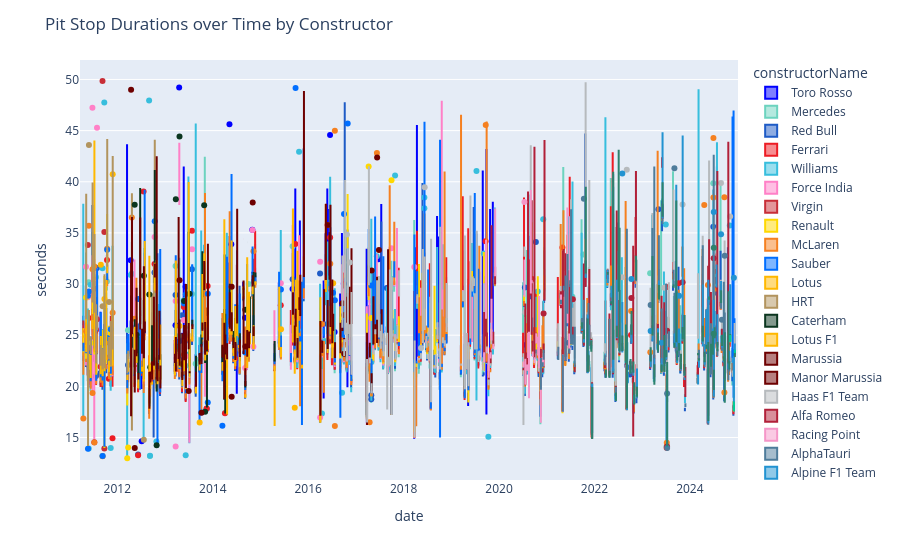

Here is the notebook cell this chart was saved with:
### Code cell
fig = px.box(newPitStops[newPitStops['seconds']<50],
                 x='date',
                 y='seconds',
                 color='constructorName',
                 color_discrete_map=constructor_color_map,
                )
fig.update_layout(
    title_text='Pit Stop Durations over Time by Constructor',
)
fig.show()

### Figure 1 — Plotly figure (JSON) as saved in the notebook; plotly's stock layout.template omitted (floating-point values rounded to 4 significant figures; data arrays with more than 128 entries replaced by an {"elided": "..."} marker saying what was removed)
{"data": [{"alignmentgroup": "True", "hovertemplate": "constructorName=Toro Rosso<br>date=%{x}<br>seconds=%{y}<extra></extra>", "legendgroup": "Toro Rosso", "marker": {"color": "#0000FF"}, "name": "Toro Rosso", "notched": false, "offsetgroup": "Toro Rosso", "orientation": "v", "showlegend": true, "type": "box", "x": {"elided": "669 str values"}, "x0": " ", "xaxis": "x", "y": {"elided": "669 float values"}, "y0": " ", "yaxis": "y"}, {"alignmentgroup": "True", "hovertemplate": "constructorName=Mercedes<br>date=%{x}<br>seconds=%{y}<extra></extra>", "legendgroup": "Mercedes", "marker": {"color": "#6CD3BF"}, "name": "Mercedes", "notched": false, "offsetgroup": "Mercedes", "orientation": "v", "showlegend": true, "type": "box", "x": {"elided": "1055 str values"}, "x0": " ", "xaxis": "x", "y": {"elided": "1055 float values"}, "y0": " ", "yaxis": "y"}, {"alignmentgroup": "True", "hovertemplate": "constructorName=Red Bull<br>date=%{x}<br>seconds=%{y}<extra></extra>", "legendgroup": "Red Bull", "marker": {"color": "#1E5BC6"}, "name": "Red Bull", "notched": false, "offsetgroup": "Red Bull", "orientation": "v", "showlegend": true, "type": "box", "x": {"elided": "1077 str values"}, "x0": " ", "xaxis": "x", "y": {"elided": "1077 float values"}, "y0": " ", "yaxis": "y"}, {"alignmentgroup": "True", "hovertemplate": "constructorName=Ferrari<br>date=%{x}<br>seconds=%{y}<extra></extra>", "legendgroup": "Ferrari", "marker": {"color": "#ED1C24"}, "name": "Ferrari", "notched": false, "offsetgroup": "Ferrari", "orientation": "v", "showlegend": true, "type": "box", "x": {"elided": "1034 str values"}, "x0": " ", "xaxis": "x", "y": {"elided": "1034 float values"}, "y0": " ", "yaxis": "y"}, {"alignmentgroup": "True", "hovertemplate": "constructorName=Williams<br>date=%{x}<br>seconds=%{y}<extra></extra>", "legendgroup": "Williams", "marker": {"color": "#37BEDD"}, "name": "Williams", "notched": false, "offsetgroup": "Williams", "orientation": "v", "showlegend": true, "type": "box", "x": {"elided": "1064 str values"}, "x0": " ", "xaxis": "x", "y": {"elided": "1064 float values"}, "y0": " ", "yaxis": "y"}, {"alignmentgroup": "True", "hovertemplate": "constructorName=Force India<br>date=%{x}<br>seconds=%{y}<extra></extra>", "legendgroup": "Force India", "marker": {"color": "#FF80C7"}, "name": "Force India", "notched": false, "offsetgroup": "Force India", "orientation": "v", "showlegend": true, "type": "box", "x": {"elided": "593 str values"}, "x0": " ", "xaxis": "x", "y": {"elided": "593 float values"}, "y0": " ", "yaxis": "y"}, {"alignmentgroup": "True", "hovertemplate": "constructorName=Virgin<br>date=%{x}<br>seconds=%{y}<extra></extra>", "legendgroup": "Virgin", "marker": {"color": "#c82e37"}, "name": "Virgin", "notched": false, "offsetgroup": "Virgin", "orientation": "v", "showlegend": true, "type": "box", "x": ["2011-04-17T00:00:00.000000", "2011-04-17T00:00:00.000000", "2011-04-17T00:00:00.000000", "2011-05-08T00:00:00.000000", "2011-05-08T00:00:00.000000", "2011-05-08T00:00:00.000000", "2011-05-08T00:00:00.000000", "2011-05-22T00:00:00.000000", "2011-05-22T00:00:00.000000", "2011-05-22T00:00:00.000000", "2011-05-22T00:00:00.000000", "2011-05-22T00:00:00.000000", "2011-05-29T00:00:00.000000", "2011-05-29T00:00:00.000000", "2011-06-12T00:00:00.000000", "2011-06-12T00:00:00.000000", "2011-06-12T00:00:00.000000", "2011-06-12T00:00:00.000000", "2011-06-12T00:00:00.000000", "2011-06-12T00:00:00.000000", "2011-06-26T00:00:00.000000", "2011-06-26T00:00:00.000000", "2011-06-26T00:00:00.000000", "2011-07-10T00:00:00.000000", "2011-07-10T00:00:00.000000", "2011-07-10T00:00:00.000000", "2011-07-10T00:00:00.000000", "2011-07-10T00:00:00.000000", "2011-07-10T00:00:00.000000", "2011-07-10T00:00:00.000000", "2011-07-24T00:00:00.000000", "2011-07-24T00:00:00.000000", "2011-07-24T00:00:00.000000", "2011-07-24T00:00:00.000000", "2011-07-31T00:00:00.000000", "2011-07-31T00:00:00.000000", "2011-07-31T00:00:00.000000", "2011-07-31T00:00:00.000000", "2011-08-28T00:00:00.000000", "2011-08-28T00:00:00.000000", "2011-08-28T00:00:00.000000", "2011-08-28T00:00:00.000000", "2011-09-11T00:00:00.000000", "2011-09-11T00:00:00.000000", "2011-09-11T00:00:00.000000", "2011-09-11T00:00:00.000000", "2011-09-11T00:00:00.000000", "2011-09-11T00:00:00.000000", "2011-09-11T00:00:00.000000", "2011-09-25T00:00:00.000000", "2011-09-25T00:00:00.000000", "2011-09-25T00:00:00.000000", "2011-09-25T00:00:00.000000", "2011-09-25T00:00:00.000000", "2011-09-25T00:00:00.000000", "2011-10-09T00:00:00.000000", "2011-10-09T00:00:00.000000", "2011-10-16T00:00:00.000000", "2011-10-16T00:00:00.000000", "2011-10-30T00:00:00.000000", "2011-10-30T00:00:00.000000", "2011-10-30T00:00:00.000000", "2011-10-30T00:00:00.000000", "2011-10-30T00:00:00.000000", "2011-10-30T00:00:00.000000", "2011-11-13T00:00:00.000000", "2011-11-13T00:00:00.000000", "2011-11-13T00:00:00.000000", "2011-11-13T00:00:00.000000", "2011-11-27T00:00:00.000000", "2011-11-27T00:00:00.000000", "2011-11-27T00:00:00.000000", "2012-03-18T00:00:00.000000", "2012-03-18T00:00:00.000000", "2012-03-25T00:00:00.000000", "2012-03-25T00:00:00.000000", "2012-03-25T00:00:00.000000"], "x0": " ", "xaxis": "x", "y": [25.26, 23.79, 26.45, 24.62, 26.25, 24.43, 24.42, 22.68, 22.9, 21.91, 22.8, 33.83, 22.78, 24.84, 22.74, 23.18, 22.98, 21.63, 21.71, 21.17, 26.83, 27.58, 26.46, 24.14, 30.5, 24.66, 24.43, 14.54, 25.08, 30.71, 21.9, 21.94, 22.25, 22.03, 25.42, 28.74, 25.43, 24.96, 22.25, 20.76, 21.25, 23.59, 22.22, 25.34, 20.61, 20.92, 49.85, 22.47, 20.93, 35.09, 13.91, 22.94, 24.2, 21.72, 22.11, 25.15, 22.78, 31.76, 31.59, 25.56, 23.01, 21.73, 22.26, 22.88, 24.27, 22.53, 26.91, 22.41, 22.48, 27.38, 22.69, 22.47, 21.79, 20.56, 21.86, 22.45, 23.54], "y0": " ", "yaxis": "y"}, {"alignmentgroup": "True", "hovertemplate": "constructorName=Renault<br>date=%{x}<br>seconds=%{y}<extra></extra>", "legendgroup": "Renault", "marker": {"color": "#FFD800"}, "name": "Renault", "notched": false, "offsetgroup": "Renault", "orientation": "v", "showlegend": true, "type": "box", "x": {"elided": "389 str values"}, "x0": " ", "xaxis": "x", "y": {"elided": "389 float values"}, "y0": " ", "yaxis": "y"}, {"alignmentgroup": "True", "hovertemplate": "constructorName=McLaren<br>date=%{x}<br>seconds=%{y}<extra></extra>", "legendgroup": "McLaren", "marker": {"color": "#F58020"}, "name": "McLaren", "notched": false, "offsetgroup": "McLaren", "orientation": "v", "showlegend": true, "type": "box", "x": {"elided": "1035 str values"}, "x0": " ", "xaxis": "x", "y": {"elided": "1035 float values"}, "y0": " ", "yaxis": "y"}, {"alignmentgroup": "True", "hovertemplate": "constructorName=Sauber<br>date=%{x}<br>seconds=%{y}<extra></extra>", "legendgroup": "Sauber", "marker": {"color": "#006EFF"}, "name": "Sauber", "notched": false, "offsetgroup": "Sauber", "orientation": "v", "showlegend": true, "type": "box", "x": {"elided": "685 str values"}, "x0": " ", "xaxis": "x", "y": {"elided": "685 float values"}, "y0": " ", "yaxis": "y"}, {"alignmentgroup": "True", "hovertemplate": "constructorName=Lotus<br>date=%{x}<br>seconds=%{y}<extra></extra>", "legendgroup": "Lotus", "marker": {"color": "#FFB800"}, "name": "Lotus", "notched": false, "offsetgroup": "Lotus", "orientation": "v", "showlegend": true, "type": "box", "x": ["2011-04-17T00:00:00.000000", "2011-04-17T00:00:00.000000", "2011-04-17T00:00:00.000000", "2011-05-08T00:00:00.000000", "2011-05-08T00:00:00.000000", "2011-05-08T00:00:00.000000", "2011-05-22T00:00:00.000000", "2011-05-22T00:00:00.000000", "2011-05-22T00:00:00.000000", "2011-05-22T00:00:00.000000", "2011-05-29T00:00:00.000000", "2011-05-29T00:00:00.000000", "2011-05-29T00:00:00.000000", "2011-05-29T00:00:00.000000", "2011-05-29T00:00:00.000000", "2011-05-29T00:00:00.000000", "2011-06-12T00:00:00.000000", "2011-06-12T00:00:00.000000", "2011-06-12T00:00:00.000000", "2011-06-12T00:00:00.000000", "2011-06-12T00:00:00.000000", "2011-06-12T00:00:00.000000", "2011-06-26T00:00:00.000000", "2011-06-26T00:00:00.000000", "2011-06-26T00:00:00.000000", "2011-06-26T00:00:00.000000", "2011-07-10T00:00:00.000000", "2011-07-10T00:00:00.000000", "2011-07-10T00:00:00.000000", "2011-07-24T00:00:00.000000", "2011-07-24T00:00:00.000000", "2011-07-24T00:00:00.000000", "2011-07-24T00:00:00.000000", "2011-07-24T00:00:00.000000", "2011-08-28T00:00:00.000000", "2011-08-28T00:00:00.000000", "2011-08-28T00:00:00.000000", "2011-08-28T00:00:00.000000", "2011-08-28T00:00:00.000000", "2011-09-11T00:00:00.000000", "2011-09-11T00:00:00.000000", "2011-09-11T00:00:00.000000", "2011-09-11T00:00:00.000000", "2011-09-11T00:00:00.000000", "2011-09-11T00:00:00.000000", "2011-09-25T00:00:00.000000", "2011-09-25T00:00:00.000000", "2011-09-25T00:00:00.000000", "2011-09-25T00:00:00.000000", "2011-09-25T00:00:00.000000", "2011-10-09T00:00:00.000000", "2011-10-09T00:00:00.000000", "2011-10-09T00:00:00.000000", "2011-10-09T00:00:00.000000", "2011-10-16T00:00:00.000000", "2011-10-16T00:00:00.000000", "2011-10-16T00:00:00.000000", "2011-10-16T00:00:00.000000", "2011-10-16T00:00:00.000000", "2011-10-16T00:00:00.000000", "2011-10-30T00:00:00.000000", "2011-10-30T00:00:00.000000", "2011-10-30T00:00:00.000000", "2011-10-30T00:00:00.000000", "2011-10-30T00:00:00.000000", "2011-10-30T00:00:00.000000", "2011-11-13T00:00:00.000000", "2011-11-13T00:00:00.000000", "2011-11-13T00:00:00.000000", "2011-11-13T00:00:00.000000", "2011-11-27T00:00:00.000000", "2011-11-27T00:00:00.000000", "2011-11-27T00:00:00.000000", "2011-11-27T00:00:00.000000", "2011-11-27T00:00:00.000000", "2012-03-18T00:00:00.000000", "2012-03-18T00:00:00.000000", "2012-03-18T00:00:00.000000", "2012-03-18T00:00:00.000000", "2012-03-25T00:00:00.000000", "2012-03-25T00:00:00.000000", "2012-03-25T00:00:00.000000", "2012-03-25T00:00:00.000000", "2012-03-25T00:00:00.000000"], "x0": " ", "xaxis": "x", "y": [24.9, 24.86, 24.85, 25.52, 29.08, 23.34, 22.48, 23.03, 21.89, 22.26, 23.07, 22.85, 22.86, 21.63, 22.22, 23.11, 22.36, 21.02, 20.81, 21.72, 23.07, 23.0, 26.48, 25.59, 26.07, 25.88, 44.04, 23.33, 25.14, 23.24, 23.33, 21.13, 22.13, 22.63, 31.88, 22.09, 22.33, 21.18, 22.46, 22.77, 23.12, 22.15, 20.99, 22.36, 21.71, 28.54, 22.16, 22.01, 21.48, 22.31, 30.39, 23.3, 23.42, 22.61, 32.2, 31.05, 33.32, 31.62, 31.17, 31.21, 21.41, 21.64, 21.52, 22.23, 22.53, 22.16, 22.44, 21.95, 22.85, 22.67, 40.73, 22.23, 22.89, 22.0, 24.15, 21.15, 20.82, 20.65, 20.79, 22.85, 22.62, 22.01, 21.55, 21.48], "y0": " ", "yaxis": "y"}, {"alignmentgroup": "True", "hovertemplate": "constructorName=HRT<br>date=%{x}<br>seconds=%{y}<extra></extra>", "legendgroup": "HRT", "marker": {"color": "#b2945e"}, "name": "HRT", "notched": false, "offsetgroup": "HRT", "orientation": "v", "showlegend": true, "type": "box", "x": {"elided": "148 str values"}, "x0": " ", "xaxis": "x", "y": {"elided": "148 float values"}, "y0": " ", "yaxis": "y"}, {"alignmentgroup": "True", "hovertemplate": "constructorName=Caterham<br>date=%{x}<br>seconds=%{y}<extra></extra>", "legendgroup": "Caterham", "marker": {"color": "#0b361f"}, "name": "Caterham", "notched": false, "offsetgroup": "Caterham", "orientation": "v", "showlegend": true, "type": "box", "x": {"elided": "238 str values"}, "x0": " ", "xaxis": "x", "y": {"elided": "238 float values"}, "y0": " ", "yaxis": "y"}, {"alignmentgroup": "True", "hovertemplate": "constructorName=Lotus F1<br>date=%{x}<br>seconds=%{y}<extra></extra>", "legendgroup": "Lotus F1", "marker": {"color": "#FFB800"}, "name": "Lotus F1", "notched": false, "offsetgroup": "Lotus F1", "orientation": "v", "showlegend": true, "type": "box", "x": {"elided": "280 str values"}, "x0": " ", "xaxis": "x", "y": {"elided": "280 float values"}, "y0": " ", "yaxis": "y"}, {"alignmentgroup": "True", "hovertemplate": "constructorName=Marussia<br>date=%{x}<br>seconds=%{y}<extra></extra>", "legendgroup": "Marussia", "marker": {"color": "#6E0000"}, "name": "Marussia", "notched": false, "offsetgroup": "Marussia", "orientation": "v", "showlegend": true, "type": "box", "x": {"elided": "230 str values"}, "x0": " ", "xaxis": "x", "y": {"elided": "230 float values"}, "y0": " ", "yaxis": "y"}, {"alignmentgroup": "True", "hovertemplate": "constructorName=Manor Marussia<br>date=%{x}<br>seconds=%{y}<extra></extra>", "legendgroup": "Manor Marussia", "marker": {"color": "#6E0000"}, "name": "Manor Marussia", "notched": false, "offsetgroup": "Manor Marussia", "orientation": "v", "showlegend": true, "type": "box", "x": {"elided": "148 str values"}, "x0": " ", "xaxis": "x", "y": {"elided": "148 float values"}, "y0": " ", "yaxis": "y"}, {"alignmentgroup": "True", "hovertemplate": "constructorName=Haas F1 Team<br>date=%{x}<br>seconds=%{y}<extra></extra>", "legendgroup": "Haas F1 Team", "marker": {"color": "#B6BABD"}, "name": "Haas F1 Team", "notched": false, "offsetgroup": "Haas F1 Team", "orientation": "v", "showlegend": true, "type": "box", "x": {"elided": "633 str values"}, "x0": " ", "xaxis": "x", "y": {"elided": "633 float values"}, "y0": " ", "yaxis": "y"}, {"alignmentgroup": "True", "hovertemplate": "constructorName=Alfa Romeo<br>date=%{x}<br>seconds=%{y}<extra></extra>", "legendgroup": "Alfa Romeo", "marker": {"color": "#B12039"}, "name": "Alfa Romeo", "notched": false, "offsetgroup": "Alfa Romeo", "orientation": "v", "showlegend": true, "type": "box", "x": {"elided": "339 str values"}, "x0": " ", "xaxis": "x", "y": {"elided": "339 float values"}, "y0": " ", "yaxis": "y"}, {"alignmentgroup": "True", "hovertemplate": "constructorName=Racing Point<br>date=%{x}<br>seconds=%{y}<extra></extra>", "legendgroup": "Racing Point", "marker": {"color": "#F596C8"}, "name": "Racing Point", "notched": false, "offsetgroup": "Racing Point", "orientation": "v", "showlegend": true, "type": "box", "x": ["2019-09-08T00:00:00.000000", "2019-09-08T00:00:00.000000", "2019-09-22T00:00:00.000000", "2019-09-22T00:00:00.000000", "2019-09-22T00:00:00.000000", "2019-09-22T00:00:00.000000", "2019-09-29T00:00:00.000000", "2019-09-29T00:00:00.000000", "2019-09-29T00:00:00.000000", "2019-10-13T00:00:00.000000", "2019-10-13T00:00:00.000000", "2019-10-27T00:00:00.000000", "2019-10-27T00:00:00.000000", "2019-10-27T00:00:00.000000", "2019-11-03T00:00:00.000000", "2019-11-03T00:00:00.000000", "2019-11-17T00:00:00.000000", "2019-11-17T00:00:00.000000", "2019-12-01T00:00:00.000000", "2019-12-01T00:00:00.000000", "2020-07-05T00:00:00.000000", "2020-07-05T00:00:00.000000", "2020-07-12T00:00:00.000000", "2020-07-12T00:00:00.000000", "2020-07-12T00:00:00.000000", "2020-07-12T00:00:00.000000", "2020-07-12T00:00:00.000000", "2020-07-19T00:00:00.000000", "2020-07-19T00:00:00.000000", "2020-07-19T00:00:00.000000", "2020-07-19T00:00:00.000000", "2020-07-19T00:00:00.000000", "2020-08-02T00:00:00.000000", "2020-08-02T00:00:00.000000", "2020-08-02T00:00:00.000000", "2020-08-09T00:00:00.000000", "2020-08-09T00:00:00.000000", "2020-08-09T00:00:00.000000", "2020-08-16T00:00:00.000000", "2020-08-16T00:00:00.000000", "2020-08-16T00:00:00.000000", "2020-08-30T00:00:00.000000", "2020-08-30T00:00:00.000000", "2020-08-30T00:00:00.000000", "2020-08-30T00:00:00.000000", "2020-09-06T00:00:00.000000", "2020-09-06T00:00:00.000000", "2020-09-13T00:00:00.000000", "2020-09-13T00:00:00.000000", "2020-09-13T00:00:00.000000", "2020-09-27T00:00:00.000000", "2020-09-27T00:00:00.000000", "2020-10-11T00:00:00.000000", "2020-10-11T00:00:00.000000", "2020-10-11T00:00:00.000000", "2020-10-25T00:00:00.000000", "2020-10-25T00:00:00.000000", "2020-10-25T00:00:00.000000", "2020-10-25T00:00:00.000000", "2020-11-01T00:00:00.000000", "2020-11-01T00:00:00.000000", "2020-11-01T00:00:00.000000", "2020-11-15T00:00:00.000000", "2020-11-15T00:00:00.000000", "2020-11-29T00:00:00.000000", "2020-11-29T00:00:00.000000", "2020-12-06T00:00:00.000000", "2020-12-06T00:00:00.000000", "2020-12-06T00:00:00.000000", "2020-12-06T00:00:00.000000", "2020-12-06T00:00:00.000000", "2020-12-13T00:00:00.000000", "2021-04-18T00:00:00.000000", "2021-04-18T00:00:00.000000", "2021-04-18T00:00:00.000000", "2021-04-18T00:00:00.000000", "2021-04-18T00:00:00.000000", "2022-03-20T00:00:00.000000", "2022-03-20T00:00:00.000000", "2022-03-20T00:00:00.000000", "2021-03-28T00:00:00.000000", "2021-03-28T00:00:00.000000", "2021-11-21T00:00:00.000000", "2021-05-02T00:00:00.000000", "2021-05-02T00:00:00.000000", "2021-05-02T00:00:00.000000", "2021-05-02T00:00:00.000000", "2021-05-02T00:00:00.000000", "2021-05-09T00:00:00.000000", "2021-05-23T00:00:00.000000", "2021-05-23T00:00:00.000000", "2021-05-23T00:00:00.000000", "2021-05-23T00:00:00.000000", "2021-06-06T00:00:00.000000", "2021-06-06T00:00:00.000000", "2021-06-06T00:00:00.000000", "2021-06-06T00:00:00.000000", "2021-06-27T00:00:00.000000", "2021-06-27T00:00:00.000000", "2021-06-27T00:00:00.000000", "2021-06-27T00:00:00.000000", "2021-06-27T00:00:00.000000", "2021-06-20T00:00:00.000000", "2021-06-20T00:00:00.000000", "2021-06-20T00:00:00.000000", "2021-07-04T00:00:00.000000", "2021-07-04T00:00:00.000000", "2021-07-18T00:00:00.000000", "2021-07-18T00:00:00.000000", "2021-07-18T00:00:00.000000", "2021-08-01T00:00:00.000000"], "x0": " ", "xaxis": "x", "y": [23.23, 22.47, 34.34, 27.14, 26.6, 26.8, 23.73, 23.47, 23.52, 20.94, 23.1, 23.32, 22.78, 22.9, 28.46, 24.59, 24.08, 23.73, 37.29, 30.85, 21.98, 22.33, 30.4, 30.26, 38.03, 29.07, 28.75, 22.7, 21.26, 21.96, 20.47, 20.15, 22.09, 21.9, 21.56, 22.77, 23.13, 25.25, 18.84, 24.42, 25.34, 29.08, 29.48, 39.19, 29.46, 30.27, 30.17, 23.29, 22.88, 23.3, 22.36, 22.75, 24.57, 24.21, 25.2, 23.08, 23.35, 23.14, 24.84, 28.84, 21.78, 22.23, 22.38, 16.55, 22.12, 22.76, 23.08, 23.26, 22.53, 22.05, 22.06, 28.72, 28.98, 28.23, 28.39, 27.97, 28.74, 22.35, 22.64, 22.39, 23.69, 23.18, 26.69, 17.62, 17.53, 23.09, 22.85, 23.0, 29.6, 22.88, 22.7, 22.69, 22.61, 26.18, 36.31, 37.48, 26.64, 36.19, 29.98, 30.57, 30.55, 36.63, 23.73, 25.16, 23.65, 24.32, 24.59, 24.21, 24.68, 24.51, 22.04], "y0": " ", "yaxis": "y"}, {"alignmentgroup": "True", "hovertemplate": "constructorName=AlphaTauri<br>date=%{x}<br>seconds=%{y}<extra></extra>", "legendgroup": "AlphaTauri", "marker": {"color": "#4E7C9B"}, "name": "AlphaTauri", "notched": false, "offsetgroup": "AlphaTauri", "orientation": "v", "showlegend": true, "type": "box", "x": {"elided": "283 str values"}, "x0": " ", "xaxis": "x", "y": {"elided": "283 float values"}, "y0": " ", "yaxis": "y"}, {"alignmentgroup": "True", "hovertemplate": "constructorName=Alpine F1 Team<br>date=%{x}<br>seconds=%{y}<extra></extra>", "legendgroup": "Alpine F1 Team", "marker": {"color": "#2293D1"}, "name": "Alpine F1 Team", "notched": false, "offsetgroup": "Alpine F1 Team", "orientation": "v", "showlegend": true, "type": "box", "x": {"elided": "275 str values"}, "x0": " ", "xaxis": "x", "y": {"elided": "275 float values"}, "y0": " ", "yaxis": "y"}, {"alignmentgroup": "True", "hovertemplate": "constructorName=Aston Martin<br>date=%{x}<br>seconds=%{y}<extra></extra>", "legendgroup": "Aston Martin", "marker": {"color": "#2D826D"}, "name": "Aston Martin", "notched": false, "offsetgroup": "Aston Martin", "orientation": "v", "showlegend": true, "type": "box", "x": {"elided": "301 str values"}, "x0": " ", "xaxis": "x", "y": {"elided": "301 float values"}, "y0": " ", "yaxis": "y"}, {"alignmentgroup": "True", "hovertemplate": "constructorName=RB F1 Team<br>date=%{x}<br>seconds=%{y}<extra></extra>", "legendgroup": "RB F1 Team", "marker": {"color": "#00cc96"}, "name": "RB F1 Team", "notched": false, "offsetgroup": "RB F1 Team", "orientation": "v", "showlegend": true, "type": "box", "x": ["2024-11-03T00:00:00.000000", "2024-11-03T00:00:00.000000", "2024-11-03T00:00:00.000000", "2024-11-03T00:00:00.000000", "2024-11-23T00:00:00.000000", "2024-12-01T00:00:00.000000", "2024-12-01T00:00:00.000000", "2024-12-01T00:00:00.000000", "2024-12-01T00:00:00.000000", "2024-12-08T00:00:00.000000", "2024-12-08T00:00:00.000000", "NaT", "NaT", "NaT", "NaT", "NaT", "NaT", "NaT", "NaT", "NaT", "NaT", "NaT", "NaT", "NaT", "NaT", "NaT", "NaT", "NaT", "NaT", "NaT", "NaT", "NaT", "NaT", "NaT", "NaT", "NaT", "NaT", "NaT", "NaT", "NaT", "NaT", "NaT", "NaT", "NaT", "NaT", "NaT", "NaT", "NaT", "NaT", "NaT", "NaT", "NaT", "NaT", "NaT", "NaT", "NaT", "NaT", "NaT", "NaT", "NaT", "NaT", "NaT", "NaT", "NaT", "NaT", "NaT", "NaT", "NaT", "NaT", "NaT", "NaT", "NaT"], "x0": " ", "xaxis": "x", "y": [24.99, 24.72, 24.32, 24.86, 21.69, 18.27, 18.52, 17.75, 17.54, 23.36, 23.49, 23.16, 22.6, 22.39, 22.15, 22.54, 30.07, 29.63, 30.3, 23.86, 25.57, 22.06, 22.36, 22.08, 22.11, 22.56, 21.5, 21.25, 21.09, 23.44, 28.88, 30.0, 29.87, 29.66, 21.08, 21.38, 21.47, 22.64, 23.45, 22.33, 21.25, 20.94, 20.88, 30.32, 20.92, 21.98, 30.32, 29.66, 29.07, 29.65, 24.19, 23.84, 22.59, 30.3, 25.43, 28.17, 21.17, 21.05, 21.21, 20.64, 29.02, 45.05, 22.71, 22.74, 35.85, 26.79, 29.27, 34.66, 21.87, 23.41, 22.57, 32.32], "y0": " ", "yaxis": "y"}], "layout": {"boxmode": "group", "legend": {"title": {"text": "constructorName"}, "tracegroupgap": 0}, "margin": {"t": 60}, "title": {"text": "Pit Stop Durations over Time by Constructor"}, "xaxis": {"anchor": "y", "domain": [0, 1], "title": {"text": "date"}}, "yaxis": {"anchor": "x", "domain": [0, 1], "title": {"text": "seconds"}}}}
